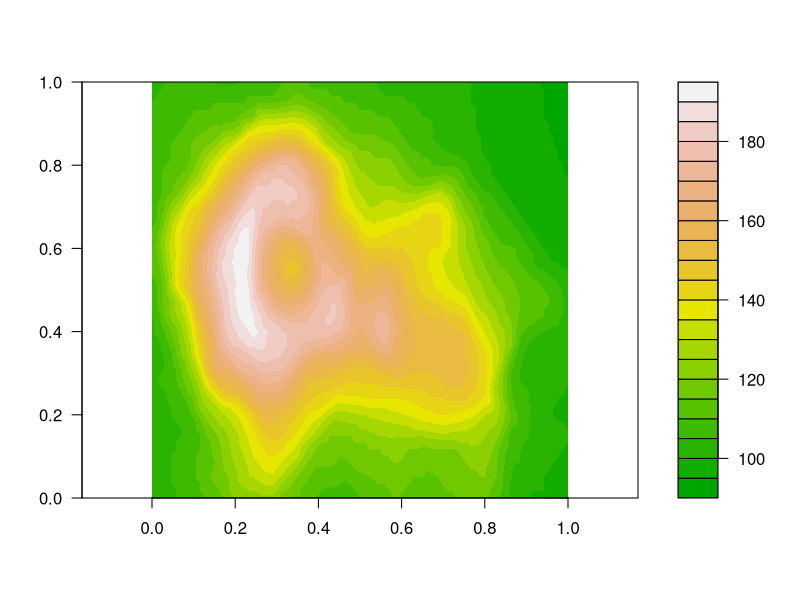
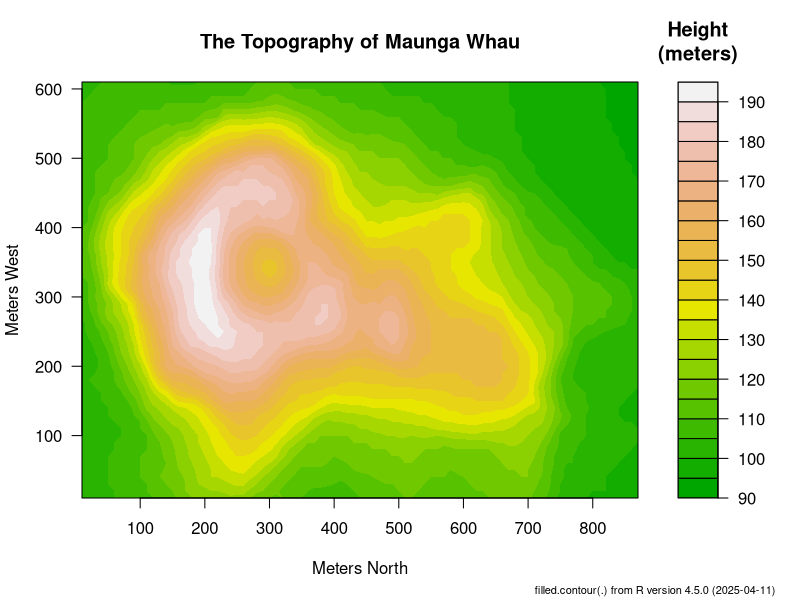
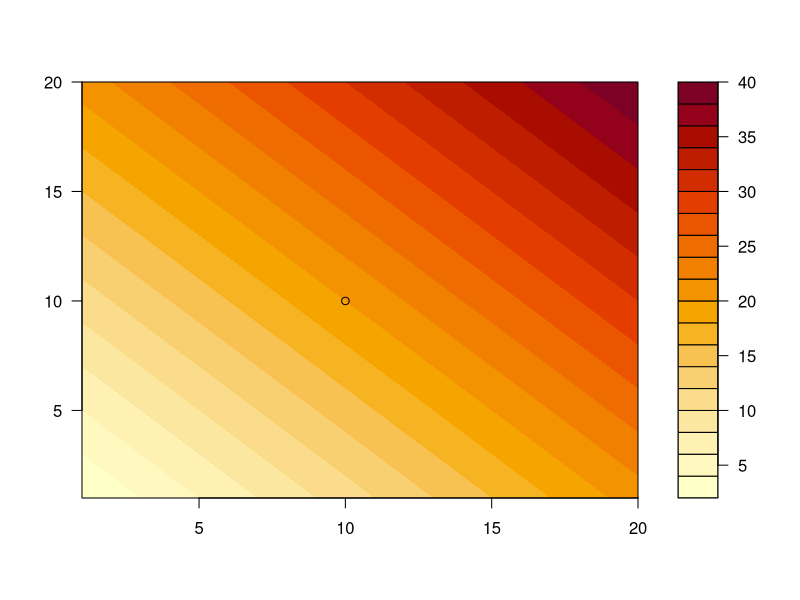
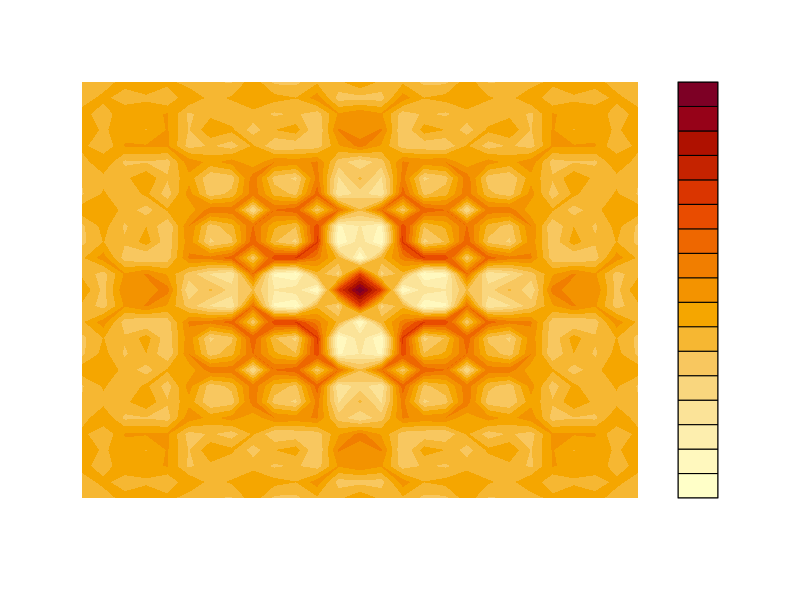
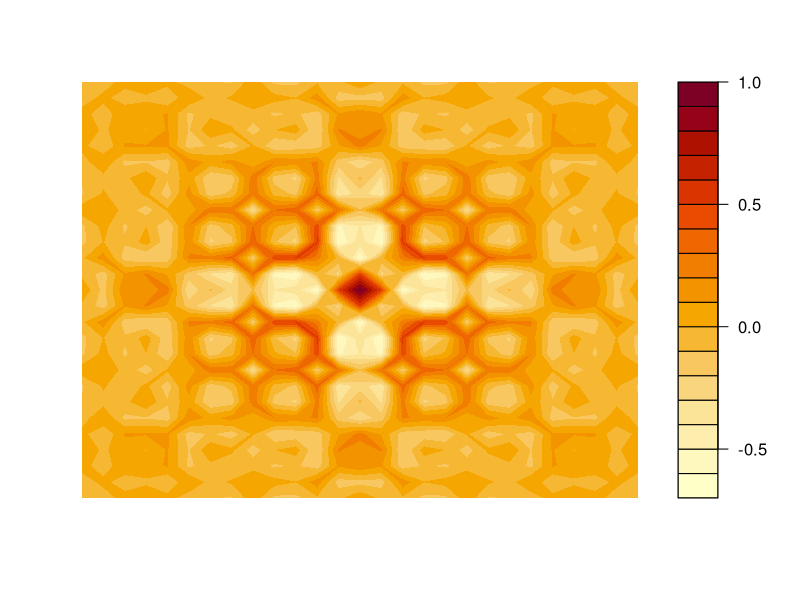
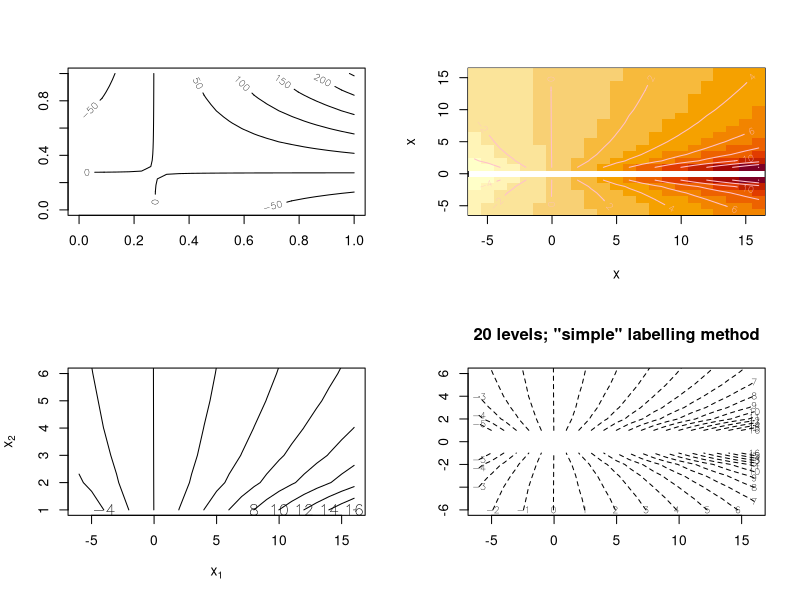
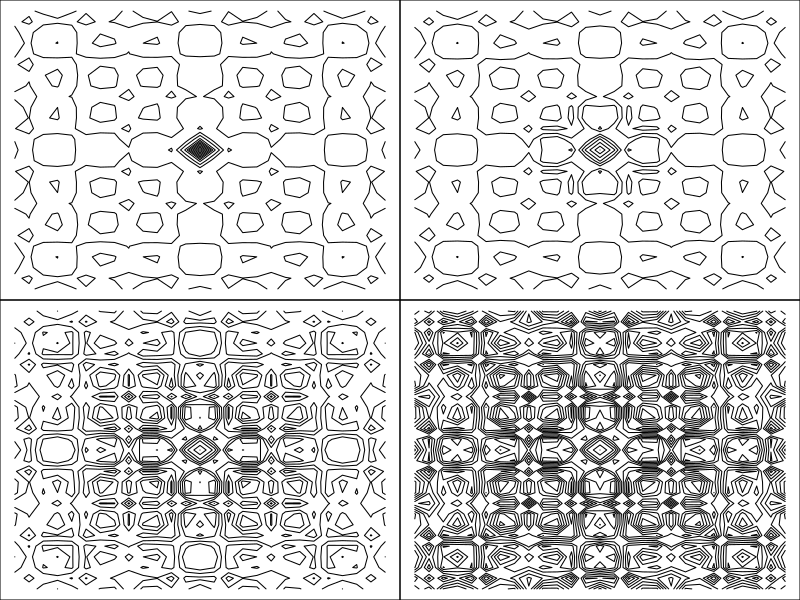
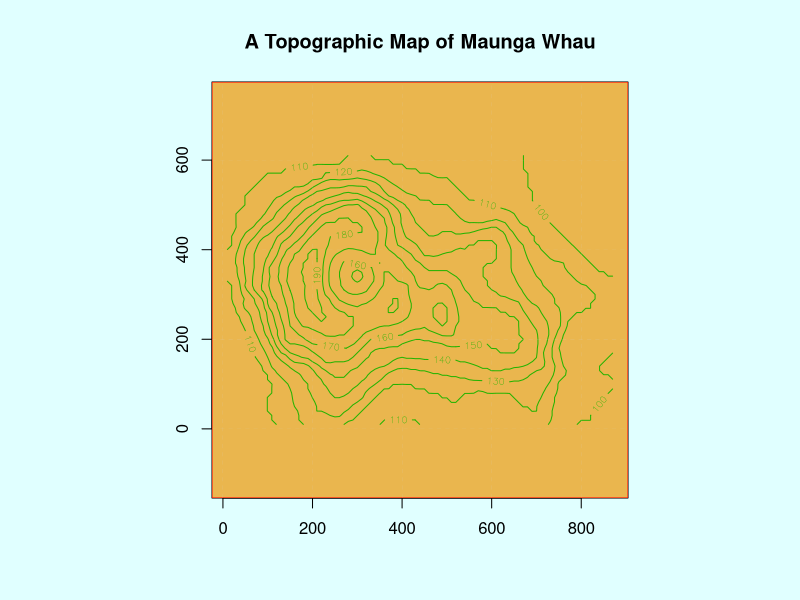

These figures' R source, in order:
## ---- chunk 1
require(grDevices) # for colours
filled.contour(volcano, color = terrain.colors, asp = 1) # simple

x <- 10*1:nrow(volcano)
y <- 10*1:ncol(volcano)
filled.contour(x, y, volcano, color = terrain.colors,
    plot.title = title(main = "The Topography of Maunga Whau",
    xlab = "Meters North", ylab = "Meters West"),
    plot.axes = { axis(1, seq(100, 800, by = 100))
                  axis(2, seq(100, 600, by = 100)) },
    key.title = title(main = "Height\n(meters)"),
    key.axes = axis(4, seq(90, 190, by = 10)))  # maybe also asp = 1
mtext(paste("filled.contour(.) from", R.version.string),
      side = 1, line = 4, adj = 1, cex = .66)

# Annotating a filled contour plot
a <- expand.grid(1:20, 1:20)
b <- matrix(a[,1] + a[,2], 20)
filled.contour(x = 1:20, y = 1:20, z = b,
               plot.axes = { axis(1); axis(2); points(10, 10) })

## Persian Rug Art:
x <- y <- seq(-4*pi, 4*pi, len = 27)
r <- sqrt(outer(x^2, y^2, "+"))
filled.contour(cos(r^2)*exp(-r/(2*pi)), axes = FALSE)
## rather, the key *should* be labeled:
filled.contour(cos(r^2)*exp(-r/(2*pi)), frame.plot = FALSE,
               plot.axes = {})

## ---- chunk 2
require(grDevices) # for colours
x <- -6:16
op <- par(mfrow = c(2, 2))
contour(outer(x, x), method = "edge", vfont = c("sans serif", "plain"))
z <- outer(x, sqrt(abs(x)), FUN = "/")
image(x, x, z)
contour(x, x, z, col = "pink", add = TRUE, method = "edge",
        vfont = c("sans serif", "plain"))
contour(x, x, z, ylim = c(1, 6), method = "simple", labcex = 1,
        xlab = quote(x[1]), ylab = quote(x[2]))
contour(x, x, z, ylim = c(-6, 6), nlev = 20, lty = 2, method = "simple",
        main = "20 levels; \"simple\" labelling method")
par(op)

## Persian Rug Art:
x <- y <- seq(-4*pi, 4*pi, len = 27)
r <- sqrt(outer(x^2, y^2, "+"))
opar <- par(mfrow = c(2, 2), mar = rep(0, 4))
for(f in pi^(0:3))
  contour(cos(r^2)*exp(-r/f),
          drawlabels = FALSE, axes = FALSE, frame = TRUE)

rx <- range(x <- 10*1:nrow(volcano))
ry <- range(y <- 10*1:ncol(volcano))
ry <- ry + c(-1, 1) * (diff(rx) - diff(ry))/2
tcol <- terrain.colors(12)
par(opar); opar <- par(pty = "s", bg = "lightcyan")
plot(x = 0, y = 0, type = "n", xlim = rx, ylim = ry, xlab = "", ylab = "")
u <- par("usr")
rect(u[1], u[3], u[2], u[4], col = tcol[8], border = "red")
contour(x, y, volcano, col = tcol[2], lty = "solid", add = TRUE,
        vfont = c("sans serif", "plain"))
title("A Topographic Map of Maunga Whau", font = 4)
abline(h = 200*0:4, v = 200*0:4, col = "lightgray", lty = 2, lwd = 0.1)

## contourLines produces the same contour lines as contour
plot(x = 0, y = 0, type = "n", xlim = rx, ylim = ry, xlab = "", ylab = "")
u <- par("usr")
rect(u[1], u[3], u[2], u[4], col = tcol[8], border = "red")
contour(x, y, volcano, col = tcol[1], lty = "solid", add = TRUE,
        vfont = c("sans serif", "plain"))
line.list <- contourLines(x, y, volcano)
invisible(lapply(line.list, lines, lwd=3, col=adjustcolor(2, .3)))
par(opar)
